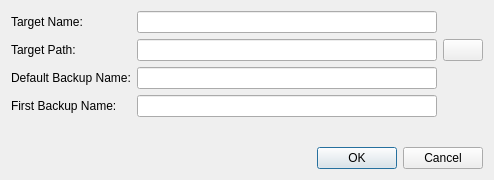
<?xml version="1.0" encoding="UTF-8"?>
<ui version="4.0">
 <class>AddBackupTargetDialog</class>
 <widget class="QDialog" name="AddBackupTargetDialog">
  <property name="geometry">
   <rect>
    <x>0</x>
    <y>0</y>
    <width>494</width>
    <height>180</height>
   </rect>
  </property>
  <property name="windowTitle">
   <string>Add Backup Target</string>
  </property>
  <layout class="QGridLayout" name="gridLayout">
   <item row="0" column="0">
    <widget class="QLabel" name="label">
     <property name="text">
      <string>Target Name:</string>
     </property>
    </widget>
   </item>
   <item row="0" column="1">
    <widget class="ValidatingLineEdit" name="target_name_field"/>
   </item>
   <item row="1" column="0">
    <widget class="QLabel" name="label_2">
     <property name="text">
      <string>Target Path:</string>
     </property>
    </widget>
   </item>
   <item row="1" column="1">
    <widget class="ValidatingLineEdit" name="target_path_field"/>
   </item>
   <item row="1" column="2">
    <widget class="QPushButton" name="path_picker_button">
     <property name="text">
      <string/>
     </property>
     <property name="icon">
      <iconset theme="folder-open">
       <normaloff>.</normaloff>.</iconset>
     </property>
    </widget>
   </item>
   <item row="2" column="0">
    <widget class="QLabel" name="label_3">
     <property name="text">
      <string>Default Backup Name:</string>
     </property>
    </widget>
   </item>
   <item row="2" column="1">
    <widget class="ValidatingLineEdit" name="default_backup_field"/>
   </item>
   <item row="3" column="0">
    <widget class="QLabel" name="label_4">
     <property name="text">
      <string>First Backup Name:</string>
     </property>
    </widget>
   </item>
   <item row="3" column="1">
    <widget class="QLineEdit" name="first_backup_field"/>
   </item>
   <item row="4" column="1" colspan="2">
    <spacer name="verticalSpacer">
     <property name="orientation">
      <enum>Qt::Vertical</enum>
     </property>
     <property name="sizeHint" stdset="0">
      <size>
       <width>345</width>
       <height>17</height>
      </size>
     </property>
    </spacer>
   </item>
   <item row="5" column="1" colspan="2">
    <widget class="QDialogButtonBox" name="buttonBox">
     <property name="orientation">
      <enum>Qt::Horizontal</enum>
     </property>
     <property name="standardButtons">
      <set>QDialogButtonBox::Cancel|QDialogButtonBox::Ok</set>
     </property>
    </widget>
   </item>
  </layout>
 </widget>
 <customwidgets>
  <customwidget>
   <class>ValidatingLineEdit</class>
   <extends>QLineEdit</extends>
   <header>ui/validatinglineedit.h</header>
  </customwidget>
 </customwidgets>
 <resources/>
 <connections>
  <connection>
   <sender>buttonBox</sender>
   <signal>accepted()</signal>
   <receiver>AddBackupTargetDialog</receiver>
   <slot>accept()</slot>
   <hints>
    <hint type="sourcelabel">
     <x>248</x>
     <y>254</y>
    </hint>
    <hint type="destinationlabel">
     <x>157</x>
     <y>274</y>
    </hint>
   </hints>
  </connection>
  <connection>
   <sender>buttonBox</sender>
   <signal>rejected()</signal>
   <receiver>AddBackupTargetDialog</receiver>
   <slot>reject()</slot>
   <hints>
    <hint type="sourcelabel">
     <x>316</x>
     <y>260</y>
    </hint>
    <hint type="destinationlabel">
     <x>286</x>
     <y>274</y>
    </hint>
   </hints>
  </connection>
 </connections>
</ui>
